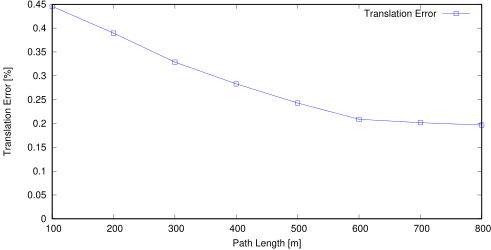

This figure's gnuplot source:
set term postscript eps enhanced color
set output "12_pose_tl.eps"
set size ratio 0.5
set yrange [0:*]
set xlabel "Path Length [m]"
set ylabel "Translation Error [%]"
plot "12_pose_tl.txt" using 1:($2*100) title 'Translation Error' lc rgb "#0000FF" pt 4 w linespoints
